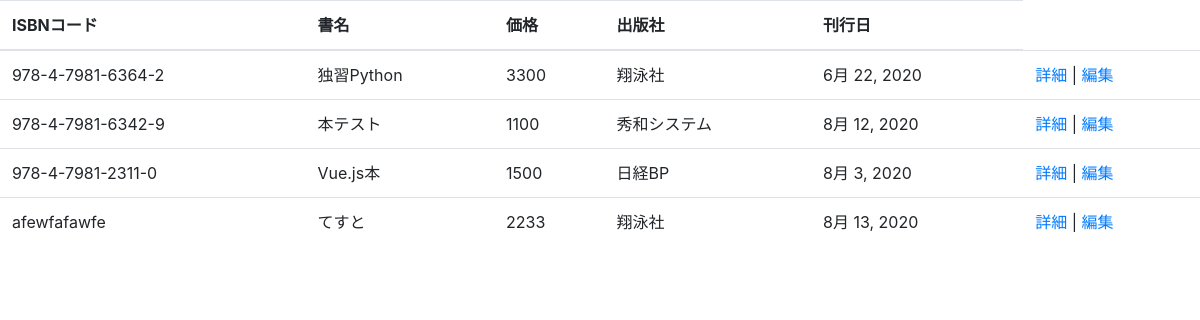
Screenshot of /main/list with the database file from the repository.
### main/models.py (models this page shows, shortened)
class Book(models.Model):
    isbn = models.CharField(
        verbose_name='ISBNコード',
        max_length=20,
        validators=[
            RegexValidator(
                r'^978-4-[0-9]{4}-[0-9]{4}-[0-9X]{1}$',
                message='ISBNコードは正しい形式で指定してください。'
            )
        ]
    )
    title = models.CharField(
        verbose_name='書名',
        max_length=100
    )
    price = models.IntegerField(
        verbose_name='価格',
        default=0,
        validators=[
            MinValueValidator(
                17,
                message='価格は正の整数で指定してください。'
            )
        ]
    )
    publisher = models.CharField(
        verbose_name='出版社',
        max_length=50,
        choices=[
            ('翔泳社', '翔泳社'),
            ('技術評論社', '技術評論社'),
            ('秀和システム', '秀和システム'),
            ('SBクリエイティブ', 'SBクリエイティブ'),
            ('日経BP', '日経BP'),
        ],
    )
    published = models.DateField(
        verbose_name='刊行日'
    )

### main/views.py (the view)
# urls.py: path('list', views.list, name='list'),
def list(request):
    books = Book.objects.all()
    return render(request, 'main/list.html', {
        'books': books
    })

### main/templates/main/list.html (shortened to what this page needs)
<!DOCTYPE html>
<html lang="en">
<head>
    <link rel="stylesheet" href="https://stackpath.bootstrapcdn.com/bootstrap/4.4.1/css/bootstrap.min.css" />
</head>
<body>
    <table class="table">
        <thead>
            <tr>
                <th>ISBNコード</th>
                <th>書名</th>
                <th>価格</th>
                <th>出版社</th>
                <th>刊行日</th>
            </tr>
        </thead>
        <tbody>
            {% for book in books %}
                <tr>
                    <td>{{ book.isbn }}</td>
                    <td>{{ book.title }}</td>
                    <td>{{ book.price }}</td>
                    <td>{{ book.publisher }}</td>
                    <td>{{ book.published|date:'DATE_FORMAT' }}</td>
                    <td>
                        <a href="{% url 'crud_show' book.id %}">詳細</a>
                        |
                        <a href="{% url 'crud_edit' book.id %}">編集</a>
                    </td>
                </tr>
            {% endfor %}
        </tbody>
    </table>
</body>
</html>

### rows the page displays
Book: isbn "978-4-7981-6364-2", title "独習Python", price "3300", publisher "翔泳社", published "6月 22, 2020"
Book: isbn "978-4-7981-6342-9", title "本テスト", price "1100", publisher "秀和システム", published "8月 12, 2020"
Book: isbn "978-4-7981-2311-0", title "Vue.js本", price "1500", publisher "日経BP", published "8月 3, 2020"
Book: isbn "afewfafawfe", title "てすと", price "2233", publisher "翔泳社", published "8月 13, 2020"
